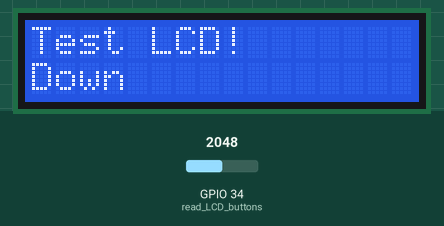
This sketch was run on a simulated ESP32. On the bench: 16×2 character LCD. The test bench sets the inputs (shaded band); at power-on: GPIO 34 (read_LCD_buttons) = 2048.

Above: at 1.2 s.
1.3 s: GPIO 34 (read_LCD_buttons) set to 2440
At 1.6 s:
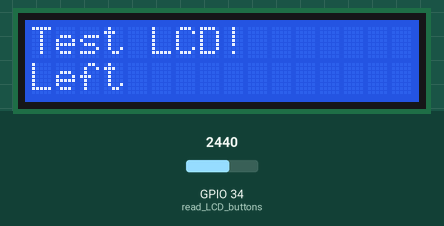
2.8 s: GPIO 34 (read_LCD_buttons) set to 3440
At 3.9 s:
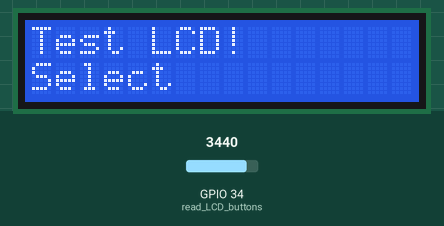
4.3 s: GPIO 34 (read_LCD_buttons) set to 4040
At 5.0 s:
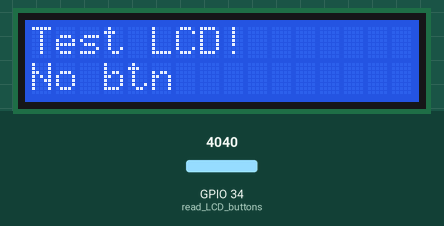
5.8 s: GPIO 34 (read_LCD_buttons) set to 1060
At 6.2 s:
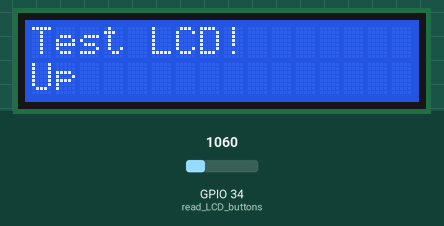
7.3 s: GPIO 34 (read_LCD_buttons) set to 60
At 8.5 s:
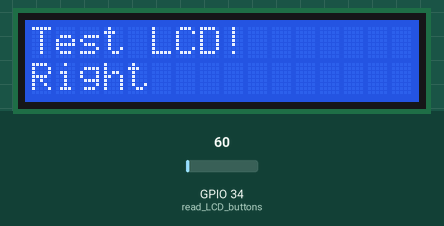
8.8 s: GPIO 34 (read_LCD_buttons) set to 140
At 9.7 s:
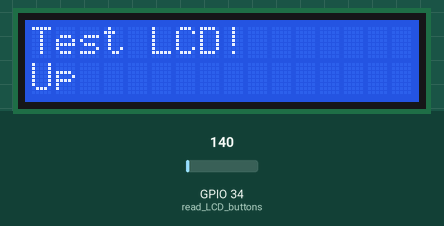
Timing chart, 0 to 11.3 s (numbered marks = the images above; inputs shaded):
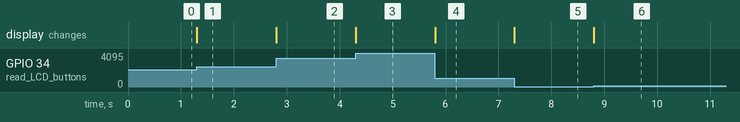

Measured:
- after the input at 1.3 s, the display: changes at once (image 1)
- after the input at 2.8 s, the display: changes at once (image 2)
- after the input at 4.3 s, the display: changes at once (image 3)
- after the input at 5.8 s, the display: changes at once (image 4)
- after the input at 7.3 s, the display: changes at once (image 5)
- after the input at 8.8 s, the display: changes at once (image 6)

The sketch:

lcd1602_keypad_shield_with_esp32.ino
```cpp
#include <LiquidCrystal.h>

// Initialize the LCD with the chosen pins
//In arduino UNO lcd(rs, en, d4, d5, d6, d7)
LiquidCrystal lcd(21, 19, 23, 22, 5, 4);

void setup() {
  pinMode(21, OUTPUT); // RS
  pinMode(19, OUTPUT); // EN
  pinMode(23, OUTPUT); // D4
  pinMode(22, OUTPUT); // D5
  pinMode(5, OUTPUT);  // D6
  pinMode(4, OUTPUT);  // D7

  // Start the LCD
  lcd.begin(16, 2);
  lcd.print("Test LCD!"); // Print something simple
}

int read_LCD_buttons() {
  int adc_key_in = analogRead(34);  // Change this to your analog pin
  if (adc_key_in > 4000) return 0;  // No button pressed
  if (adc_key_in < 100)   return 1;  // Right
  if (adc_key_in < 1100)  return 2;  // Up
  if (adc_key_in < 2400)  return 3;  // Down
  if (adc_key_in < 3400)  return 4;  // Left
  if (adc_key_in < 4000)  return 5;  // Select not working for me because it return no value. May be issue is with my lcd keypad shield

  return 0;  // Default no button pressed
}

void loop() {
  lcd.setCursor(0, 1);
  int button = read_LCD_buttons();
  switch (button) {
    case 1: lcd.print("Right "); break;
    case 2: lcd.print("Up    "); break;
    case 3: lcd.print("Down  "); break;
    case 4: lcd.print("Left  "); break;
    case 5: lcd.print("Select"); break;
    default: lcd.print("No btn");
  }
}
```
